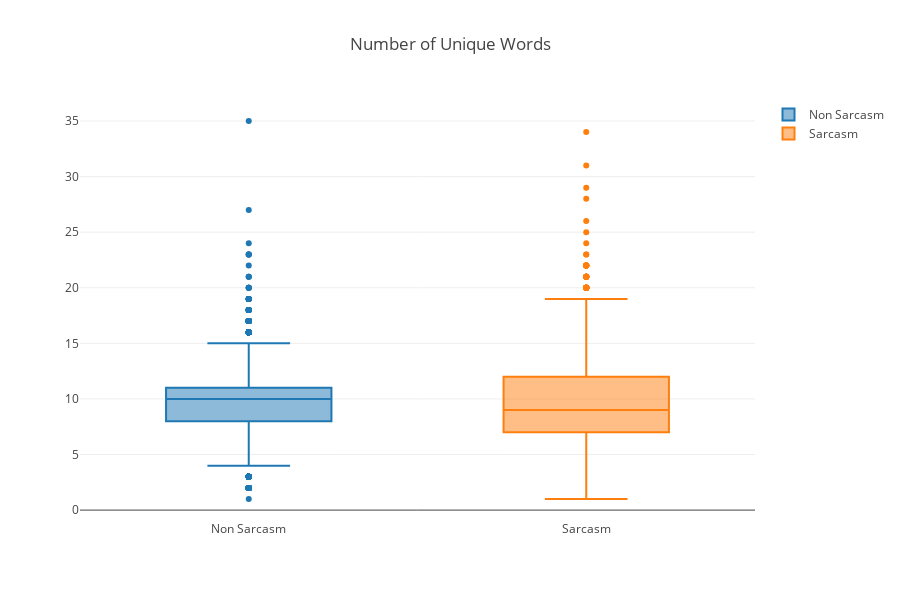

Notebook code cell kept with this figure:
### Code cell
trace0 = go.Box(y = df[df['is_sarcastic'] == 0]['unique_num_words'], name = 'Non Sarcasm')
trace1 = go.Box(y = df[df['is_sarcastic'] == 1]['unique_num_words'], name = 'Sarcasm')
data = [trace0, trace1]
layout = go.Layout(title = 'Number of Unique Words',
                   width = 900,
                   height = 600)
fig = go.Figure(data, layout)
pyo.offline.iplot(fig)

### Figure 1 — Plotly figure (JSON) as saved in the notebook; plotly's stock layout.template omitted (floating-point values rounded to 4 significant figures; data arrays with more than 128 entries replaced by an {"elided": "..."} marker saying what was removed)
{"data": [{"name": "Non Sarcasm", "type": "box", "uid": "a1424e48-1ead-4f01-a592-520d6a134601", "y": {"elided": "14985 int values"}}, {"name": "Sarcasm", "type": "box", "uid": "cff17c17-45ef-48e9-ad11-48b87dda23fa", "y": {"elided": "11724 int values"}}], "layout": {"height": 600, "title": {"text": "Number of Unique Words"}, "width": 900}}
